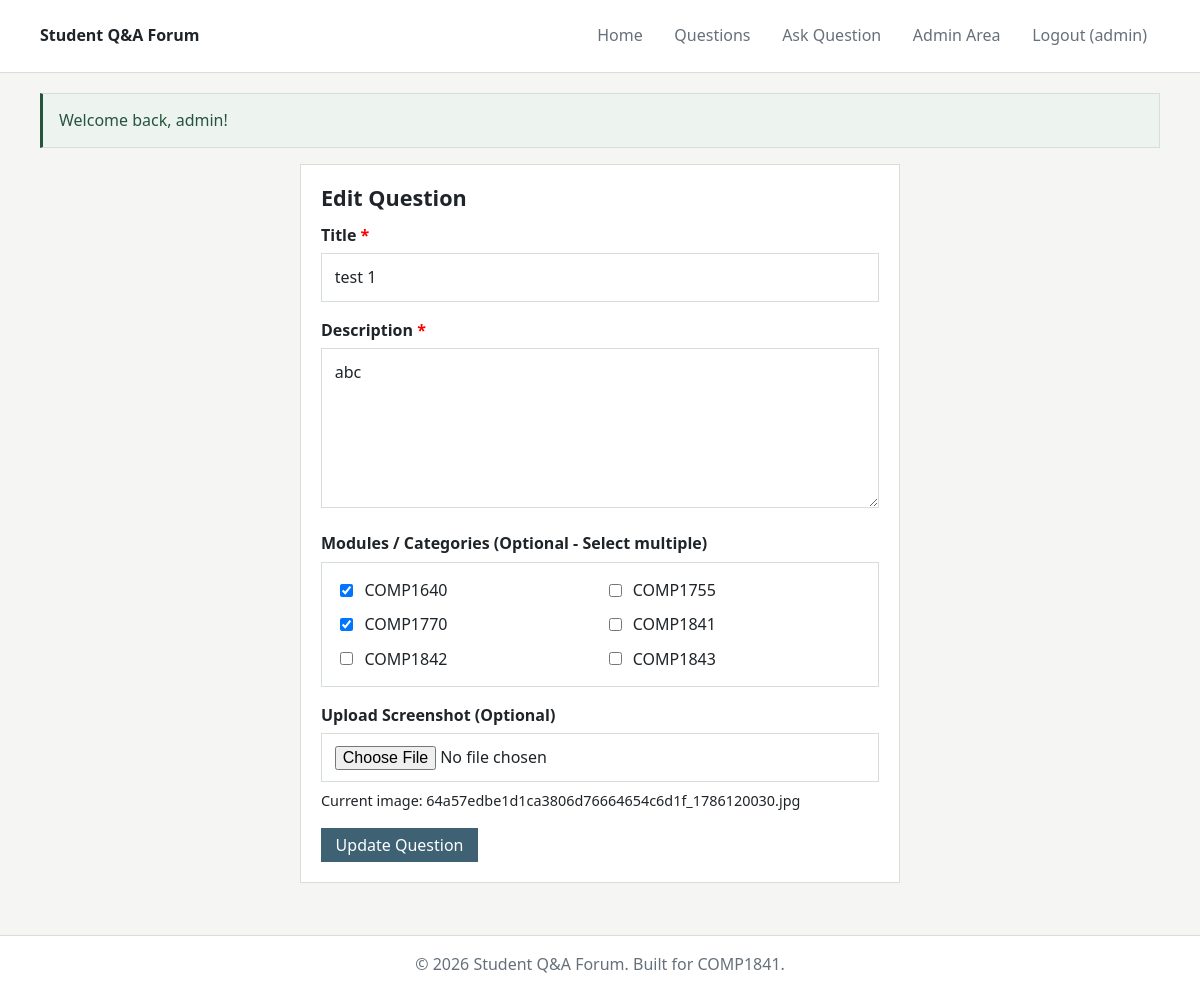
Screenshot of /post_action.php?id=31 (signed in) with the database file from the repository.
### tables this page shows
CREATE TABLE `post` (
  `id` int(20) NOT NULL,
  `author_id` int(11) NOT NULL,
  `title` varchar(255) NOT NULL,
  `content` varchar(5000) NOT NULL,
  `image` varchar(255) DEFAULT NULL,
  `created_at` timestamp NOT NULL DEFAULT current_timestamp(),
  `updated_at` timestamp NOT NULL DEFAULT current_timestamp() ON UPDATE current_timestamp()
);

CREATE TABLE `category` (
  `id` int(11) NOT NULL,
  `name` varchar(100) NOT NULL,
  `description` text DEFAULT NULL
);

### post_action.php (called while the page is built, shortened)
<?php
require_once 'includes/DatabaseConnection.php';
require_once 'includes/DataBaseFunctions.php';
$categories = allCategories($pdo);
$post = [];
if (isset($_GET['id'])) {
    $post = getPost($pdo, $_GET['id']);
}
include 'templates/post_form.html.php';
include 'templates/layout.html.php';

### includes/DataBaseFunctions.php (called while the page is built, shortened)
<?php
function query($pdo, $sql, $parameters = []) {
    $query = $pdo->prepare($sql);
    $query->execute($parameters);
    return $query;
}
function allCategories($pdo) {
    $query = query($pdo, 'SELECT * FROM category ORDER BY name ASC');
    return $query->fetchAll(PDO::FETCH_ASSOC);
}
function getPostCategories($pdo, $post_id) {
    $sql = 'SELECT c.* FROM category c
            INNER JOIN post_category pc ON c.id = pc.category_id
            WHERE pc.post_id = :post_id';
    $query = query($pdo, $sql, [':post_id' => $post_id]);
    return $query->fetchAll(PDO::FETCH_ASSOC);
}
function getPost($pdo, $id) {
    $sql = 'SELECT p.*, COALESCE(NULLIF(a.display_name, \'\'), a.username) as author_name, a.username as author_username
            FROM post p
            INNER JOIN accounts a ON p.author_id = a.id
            WHERE p.id = :id';
    $query = query($pdo, $sql, [':id' => $id]);
    $post = $query->fetch(PDO::FETCH_ASSOC);
    if ($post) {
        $post['categories'] = getPostCategories($pdo, $post['id']);
    }
    return $post;
}

### templates/post_form.html.php (the view, shortened to what this page needs)
<div class="glass-card auth-container" style="max-width: 600px;">
    <h2><?=isset($post['id']) ? 'Edit Question' : 'Ask a Question'?></h2>
    <form action="" method="POST" enctype="multipart/form-data">
        <div class="form-group">
            <label for="title">Title <span style="color:red">*</span></label>
            <input type="text" id="title" name="title" class="form-control" required value="<?=isset($post['title']) ? htmlspecialchars($post['title']) : ''?>">
        </div>
        <div class="form-group">
            <label for="content">Description <span style="color:red">*</span></label>
            <textarea id="content" name="content" class="form-control" required><?=isset($post['content']) ? htmlspecialchars($post['content']) : ''?></textarea>
        </div>
        <?php
        $selectedCategoryIds = [];
        if (isset($post['categories']) && is_array($post['categories'])) {
            $selectedCategoryIds = array_column($post['categories'], 'id');
        }
        ?>
        <div class="form-group">
            <label>Modules / Categories (Optional - Select multiple)</label>
            <div class="categories-checkbox-group" style="display: grid; grid-template-columns: repeat(auto-fill, minmax(180px, 1fr)); gap: 0.6rem; margin-top: 0.4rem; padding: 0.8rem; background: #f9f9f9; border: 1px solid #ccc; border-radius: 4px; max-height: 200px; overflow-y: auto;">
                <?php if (empty($categories)): ?>
                    <p style="margin: 0; color: #777;">No modules available.</p>
                <?php else: ?>
                    <?php foreach($categories as $category): ?>
                        <label style="font-weight: normal; cursor: pointer; display: flex; align-items: center; gap: 0.5rem; margin: 0;">
                            <input type="checkbox" name="category_ids[]" value="<?=$category['id']?>"
                                <?=in_array($category['id'], $selectedCategoryIds) ? 'checked' : ''?>>
                            <span><?=htmlspecialchars($category['name'])?></span>
                        </label>
                    <?php endforeach; ?>
                <?php endif; ?>
            </div>
        </div>
        <div class="form-group">
            <label for="image">Upload Screenshot (Optional)</label>
            <input type="file" id="image" name="image" class="form-control" accept="image/png, image/jpeg, image/gif">
            <?php if(isset($post['image']) && $post['image']): ?>
                <p style="margin-top: 0.5rem; font-size: 0.9rem; color: var(--text-muted);">Current image: <?=htmlspecialchars($post['image'])?></p>
            <?php endif; ?>
        </div>
        <button type="submit" class="btn-primary"><?=isset($post['id']) ? 'Update Question' : 'Post Question'?></button>
    </form>
</div>

### style.css (style rules this page uses)
:root { --bg: #f5f6f4; --surface: #ffffff; --surface-alt: #f0f2ef; --line: #d7ddd7; --text: #1f2428; --muted: #66707a; --accent: #3e6174; --accent-hover: #2f4c5a; --secondary: #5f7264; --danger: #a14e45; --danger-hover: #843f38; --success-bg: #edf4ef; --success-text: #26543d; --error-bg: #f8eeec; --error-text: #8f382f; --focus: rgba(62, 97, 116, 0.18); }
*, *::before, *::after { box-sizing: border-box; border-radius: 0 !important; }
html { background: var(--bg); color-scheme: light; scroll-behavior: smooth; }
body { margin: 0; min-height: 100vh; display: flex; flex-direction: column; font-family: "Segoe UI", Tahoma, Geneva, Verdana, sans-serif; line-height: 1.55; color: var(--text); background: var(--bg); }
button, input, select, textarea { font: inherit; }
button, .btn-primary, .btn-danger, .btn-secondary { cursor: pointer; }
h1, h2, h3 { margin-top: 0; margin-bottom: 0.75rem; color: var(--text); line-height: 1.2; }
h2 { font-size: 1.35rem; }
p { margin-top: 0; }
.glass-card { display: block; padding: 1.25rem; margin-bottom: 1rem; background: var(--surface) !important; border: 1px solid var(--line); box-shadow: none !important; animation: pageIn 180ms ease-out both; }
.auth-container { max-width: 560px; margin: 0 auto 1rem; }
.btn-primary, .btn-danger, .btn-secondary { display: inline-flex; align-items: center; justify-content: center; gap: 0.35rem; padding: 0.5rem 0.85rem; border: 1px solid transparent; color: #fff; font-size: 1rem; line-height: 1; text-decoration: none; transition: transform 140ms ease, background-color 140ms ease, border-color 140ms ease, color 140ms ease, opacity 140ms ease; }
.btn-primary { background: var(--accent); border-color: var(--accent); }
.form-group { margin-bottom: 1rem; }
.form-group label { display: block; margin-bottom: 0.35rem; font-weight: 600; color: var(--text); }
.form-control { width: 100%; padding: 0.68rem 0.8rem; color: var(--text); background: #fff; border: 1px solid var(--line); box-shadow: none !important; transition: border-color 140ms ease, background-color 140ms ease, box-shadow 140ms ease, transform 140ms ease; }
textarea.form-control { min-height: 160px; resize: vertical; }
.categories-checkbox-group { background: var(--surface) !important; border: 1px solid var(--line) !important; padding: 0.9rem !important; overflow-y: auto; }

### rows the page displays
post: title "test 1", content "abc", image "64a57edbe1d1ca3806d76664654c6d1f_1786120030.jpg"
category: id "☑", name "COMP1640"
category: name "COMP1755"
category: id "☑", name "COMP1770"
category: name "COMP1841"
category: name "COMP1842"
category: name "COMP1843"

### other values shown
$_SESSION['username'] "admin"
$_SESSION['success'] "Welcome back, admin!"
